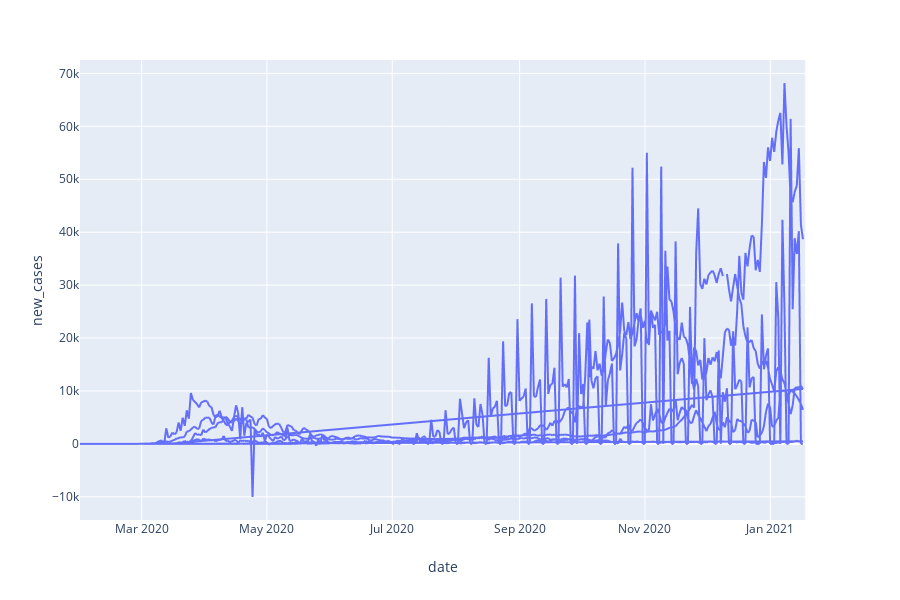

Here is the notebook cell this chart was saved with:
### Markdown cell above
#ALGUNAS DE LAS GRAFICAS QUE VIENEN A CONTINUACION SALEN MAL. TENGO QUE VER TEMA OUTLIERS O QUE NO HAYA HECHO BIEN EL FILTRADO DE NAN O DESCARTARLAS.
VENEZUELA SALE MUY MAL, TENGO QUE REVISARLO

FALTA METER EL ESTADO DE ALARMA EN LA GRAFICA. SOLO LO HAN TENIDO ESPAÑA Y PORTUGAL 
    - España: 14marzo - 21 junio. 25 octubre- 9 mayo
	- Portugal: 13 marzo alerta. emergencia 16 marzo-4 mayo. calamidad 4 nov. EMERGENCIA 9nov- 8 dic
				- GBR leyes especificas
	- TUR confinamiento
	- VEN ??

### Code cell
import plotly.express as px

fig = px.line(countries_cols, x='date', y='new_cases')
fig.show()

### Figure 1 — Plotly figure (JSON) as saved in the notebook; plotly's stock layout.template omitted (floating-point values rounded to 4 significant figures; data arrays with more than 128 entries replaced by an {"elided": "..."} marker saying what was removed)
{"data": [{"hoverlabel": {"namelength": 0}, "hovertemplate": "date=%{x}<br>new_cases=%{y}", "legendgroup": "", "line": {"color": "#636efa", "dash": "solid"}, "mode": "lines", "name": "", "showlegend": false, "type": "scattergl", "x": {"elided": "1656 str values"}, "xaxis": "x", "y": {"elided": "1656 int values"}, "yaxis": "y"}], "layout": {"height": 600, "legend": {"tracegroupgap": 0}, "margin": {"t": 60}, "xaxis": {"anchor": "y", "domain": [0, 0.98], "title": {"text": "date"}}, "yaxis": {"anchor": "x", "domain": [0, 1], "title": {"text": "new_cases"}}}}
